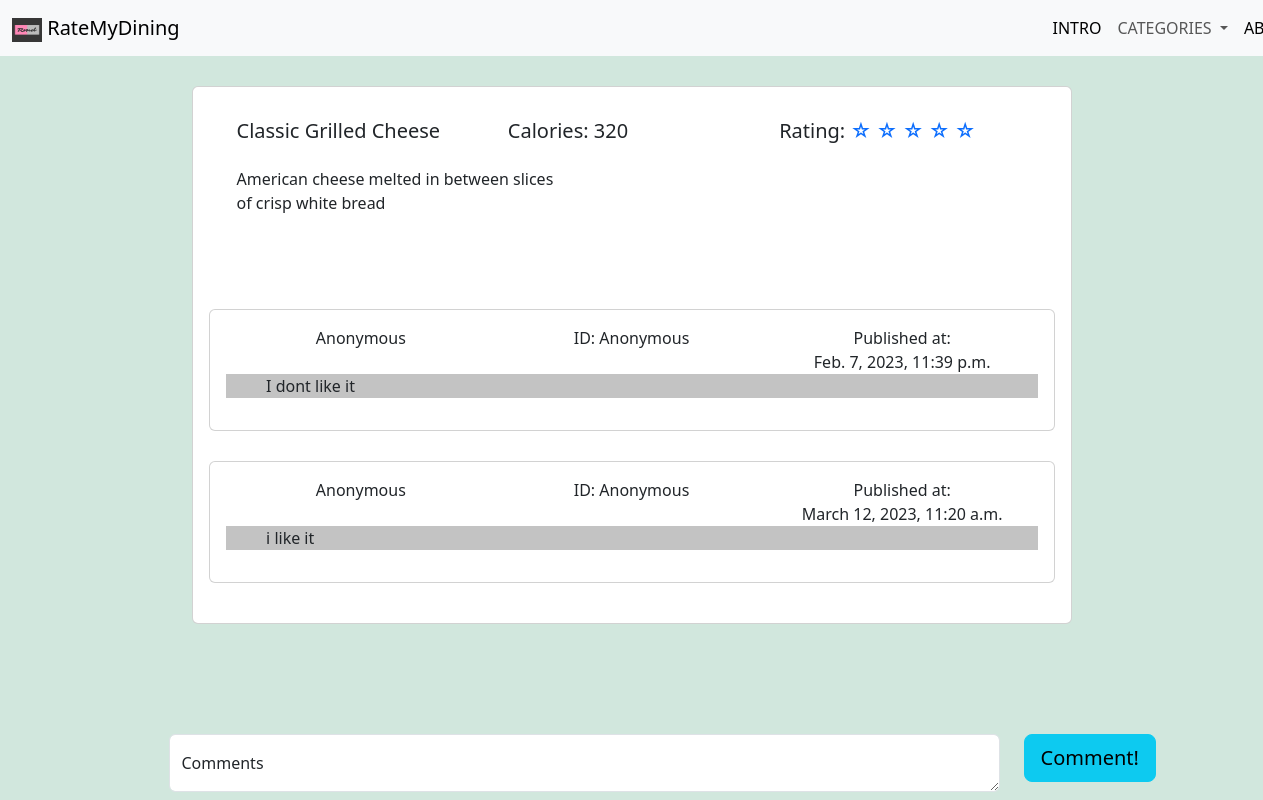
Screenshot of /dishes/6 with the database file from the repository.
### DishRating/models.py (models this page shows, shortened)
class Dishes(models.Model):
    dishName = models.CharField(max_length = 30)
    dishID = models.IntegerField(primary_key=True)
    dishType = models.CharField(max_length= 30, default="None",null=True, blank=True)
    dishCal = models.IntegerField()
    dishRate = models.IntegerField()
    dishDescribe = models.CharField(max_length=250,default="None",null=True, blank=True)
    def __str__(self):
        return str(self.dishName)

class Comments(models.Model):
    comment = models.CharField(max_length=150)
    userAccount = models.ForeignKey('Users',on_delete=models.SET('User Deleted the Account'))
    pubDate = models.DateTimeField()
    dishID = models.ForeignKey('DishRating.Dishes',on_delete=models.CASCADE)
    def __str__(self):
        return self.comment

class Users(models.Model):
    userName = models.CharField(max_length=10)
    userAccount = models.CharField(max_length=30,primary_key=True)
    userPassword = models.CharField(max_length=30)
    userSignupDate = models.DateField()
    def __str__(self):
        return self.userAccount

### DishRating/views.py (the view, shortened to what this page needs)
# urls.py: path('dishes/<int:urlDishID>',views.commentPage, name="comment"),
def commentPage(request, urlDishID):
    dishData = Dishes.objects.get(dishID=urlDishID)
    print(dishData)
    commentData = Comments.objects.filter(dishID=urlDishID)
    comUsrData = []
    for each in commentData:
        comUsrData.append([each,Users.objects.get(userAccount=each.userAccount)])
    print("comment")
    print(commentData)
    return render(request,'DishRating/comment.html',{
        'dishData':dishData,
        'comUsrData':comUsrData,
    })

### DishRating/templates/DishRating/comment.html (shortened to what this page needs)
{% load static %}
<!doctype html>
<html lang="en">
  <head>
    <link href="https://cdn.jsdelivr.net/npm/bootstrap@5.3.0-alpha1/dist/css/bootstrap.min.css" rel="stylesheet">
    <nav class="navbar navbar-expand-lg bg-body-tertiary">
        <div class="container-fluid">
        <a class="navbar-brand" href="{% url 'DishRating:Home' %}">
            <img src="{% static 'Img/logo.jpg' %}" alt="logo" width="30" height="24">
            RateMyDining
        </a>
            <div class="col-2">
        <div class="collapse navbar-collapse" id="navbarSupportedContent">
            <ul class="navbar-nav me-auto mb-2 mb-lg-0">
            <li class="nav-item">
                <a class="nav-link active" href="{% url 'DishRating:Home' %}">INTRO</a>
            </li>
            <li class="nav-item">
                <li class="nav-item dropdown">
                    <a class="nav-link dropdown-toggle" href="#" role="button" data-bs-toggle="dropdown" aria-expanded="false">
                        CATEGORIES
                    </a>
                </li>
            </li>
            <li class="nav-item">
                <a class="nav-link active" href="#" onclick="alert('Comming Soon!');">ABOUT</a>
            </li>
            </ul>
        </div>
            </div>
        </div>
    </nav>
</head>
<body style="background-image: url('https://source.unsplash.com/random/?food,light'); background-repeat: no-repeat; background-size: cover; background-attachment: fixed;" class="bg-success-subtle">
    <div style="padding-bottom: 50px;">
        <div class="card mb-3" style="width: 55rem; ">
            <div class="card-top">
                <div class="card-body">
                    <div class="card-body">
                        <div>
                            <div class="container ">
                                <div class="row align-items-start">
                                <div class="col">
                                    <h5 class="card-title">{{dishData}}</h5>
                                </div>
                                <div class="col">
                                    <h5 class="card-title">Calories: {{dishData.dishCal}}</h5>
                                </div>
                                <div class="col">
                                    <h5 class="card-title">
                                        {% with i=0 %}
                                        {% with j=dishData.dishRate %}
                                        Rating:
                                        <a href="#" onclick="alert('Comming Soon!');" style="text-decoration:none">
                                        {% if j > 0 %}
                                            &#9733
                                        {% else %}
                                            &#9734
                                        {% endif %}
                                        {% if j > 1 %}
                                            &#9733
                                        {% else %}
                                            &#9734
                                        {% endif %}
                                        {% if j > 2 %}
                                            &#9733
                                        {% else %}
                                            &#9734
                                        {% endif %}
                                        {% if j > 3 %}
                                            &#9733
                                        {% else %}
                                            &#9734
                                        {% endif %}
                                        {% if j > 4 %}
                                            &#9733
                                        {% else %}
                                            &#9734
                                        {% endif %}{% endwith %}{% endwith %}
                                        </a>
                                    </h5>
                                </div>
                                </div>
                            </div>
                        </div>
                    <div class="container">
                        <div class="row">
                        <div class="col" >
                            {{dishData.dishDescribe}}
                        </div>
                        <div class="col" style="text-align: center; margin-left: 8rem;">
                        </div>
                        </div>
                    </div>
                    </div>
                </div>
            </div>
            <div class="card-body">
                {% for each_comUsr in comUsrData %}
                <div class="card mb-4">
                    <div class="card-body">
                        <div class="container text-center" >
                            <div class="row align-items-start">
                            <div class="col">
                                {{each_comUsr.1.userName}}
                            </div>
                            <div class="col">
                                ID: {{each_comUsr.0.userAccount}}
                            </div>
                            <div class="col">
                                Published at: <br>{{each_comUsr.0.pubDate}}
                            </div>
                            </div>
                        </div>
                        <div style="background-color: rgb(195, 195, 195);
                                    width: 100%; padding-left: 5%;
                                    padding-right: 5%;">
                            <p >{{each_comUsr.0}}</p>
                        </div>
                    </div>
                </div>
                {% endfor %}
            </div>
        </div>
    </div>
    <form action="", method="POST">
	    <div class="container text-center fixed-bottom mb-2">
    	    <div class="row align-items-start">
          	<div class="col-9" >
           		<div class="form-floating">
                	<textarea class="form-control" placeholder="Leave a comment here" id="floatingTextarea" name="comment" required></textarea>
                	<label for="floatingTextarea">Comments</label>
            	</div>
          	</div>
          	<div class="col-1">
            	<button type="submit" class="btn btn-info btn-lg">Comment!</button>
          	</div>
        	</div>
      	</div>
    </form>
  </body>
</html>

### DishRating/templates/DishRating/comment.html (style rules this page uses)
.card { margin: 0 auto; margin-top: 30px; float: none; margin-bottom: 10px; }

### rows the page displays
Dishes: dishName "Classic Grilled Cheese", dishCal "320", dishDescribe "American cheese melted in between slices of crisp white bread"
Comments: userName "Anonymous", userAccount.userAccount "Anonymous", pubDate "Feb. 7, 2023, 11:39 p.m.", comment "I dont like it"
Comments: userName "Anonymous", userAccount.userAccount "Anonymous", pubDate "March 12, 2023, 11:20 a.m.", comment "i like it"
